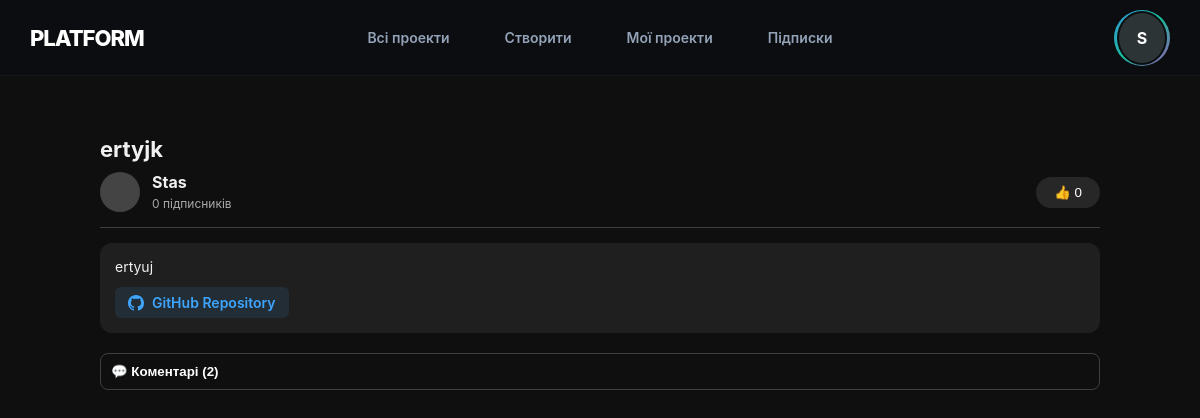
Before: /project/1/ (signed in) with the older database file.
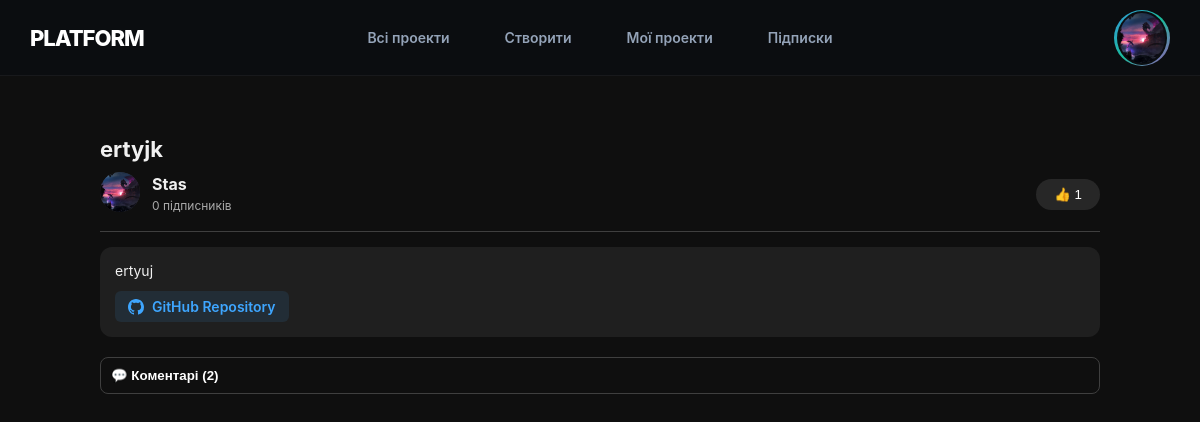
After: the same page with the newer database file.
### platformuser/models.py (models this page shows, shortened)
class User(AbstractUser):
    ROLE_CHOICES = (
        ("user","User"),
        ("admin","Admin"),
    )
    role = models.CharField(max_length=10, choices=ROLE_CHOICES, default="user")
    avatar = models.ImageField(upload_to="avatars/", blank=True, null=True)
    bio = models.TextField(blank=True)
    is_verified = models.BooleanField(default=False)

class Project(models.Model):
    STATUS_CHOICES = (
        ("idea","Idea"),
        ("in_progress","In progress"),
        ("mvp","Mvp"),
    )
    owner = models.ForeignKey(settings.AUTH_USER_MODEL,on_delete=models.CASCADE,related_name="projects")
    title = models.CharField(max_length=200)
    description = models.TextField()
    status = models.CharField(max_length=20,choices=STATUS_CHOICES,default="idea")
    git_url = models.URLField(blank=True)
    image = models.ImageField(upload_to="projects/images/", blank=True, null=True)
    file = models.FileField(upload_to="projects/files/", blank=True, null=True)
    tags = models.ManyToManyField(ProjectTag, blank=True)
    created_a = models.DateField(auto_now_add=True)
    updated_a = models.DateField(auto_now=True)

### platformuser/views.py (the view)
# urls.py: path("project/<int:project_id>/", views.project_details, name="project_details"),
def project_details(request, project_id):
    try:
        project = Project.objects.get(pk=project_id)
    except Project.DoesNotExist:
        return redirect("show_projects")
    comments = project.comments.all()
    return render(request, "projects/detail.html", {"project": project,"comments": comments})

### platformuser/templates/projects/detail.html (shortened to what this page needs)
{% extends "projects/base.html" %}
{% block content %}
<div class="video-container">
    <div class="video-title">{{ project.title }}</div>
    <div class="video-meta">
        <div class="author-box">
            <a href="{% url 'user_profile' project.owner.id %}">
                {% if project.owner.avatar %}
                <img src="{{ project.owner.avatar.url }}" class="author-avatar">
                {% else %}
                <div class="author-avatar" style="background: #444;"></div>
                {% endif %}
            </a>
            <div class="author-info">
                <b>{{ project.owner.username }}</b>
                <span>{{ project.owner.subscribers.count }} підписників</span>
            </div>
        </div>
        <form method="post" action="{% url 'like_project' project.id %}">
            <button class="like-btn">👍 {{ project.likes.count }}</button>
        </form>
    </div>
    <div class="description-box">
        <div class="description-text">{{ project.description }}</div>
        {% if project.git_url %}
        <a href="{{ project.git_url }}" target="_blank" class="github-link">
            GitHub Repository
        </a>
        {% endif %}
    </div>
    <button class="toggle-comments-btn" onclick="toggleComments()">
        💬 Коментарі ({{ comments.count }})
    </button>
</div>
{% endblock %}

### platformuser/templates/projects/base.html (shortened to what this page needs)
<!DOCTYPE html>
<html lang="uk">
<head>
</head>
<body>
<header>
    <div class="nav-wrapper">
        <a href="/" class="logo">Platform</a>
        <div class="nav-center">
            <nav class="projects-nav">
                <a class="toggle-btn {% if request.resolver_match.url_name == 'show_projects' %}active{% endif %}" href="{% url 'show_projects' %}">Всі проекти</a>
                <a class="toggle-btn {% if request.resolver_match.url_name == 'create_project' %}active{% endif %}" href="{% url 'create_project' %}">Створити</a>
                <a class="toggle-btn {% if request.resolver_match.url_name == 'my_projects' %}active{% endif %}" href="{% url 'my_projects' %}">Мої проекти</a>
                <a class="toggle-btn {% if request.resolver_match.url_name == 'feed' %}active{% endif %}" href="{% url 'feed' %}"> Підписки</a>
            </nav>
        </div>
        <div class="nav-right">
            <div class="user-menu">
                {% if request.user.is_authenticated %}
                <div class="avatar-wrapper" id="avatarWrapper">
                    <div class="avatar-inner">
                        {% if request.user.avatar %}
                            <img src="{{ request.user.avatar.url }}" class="avatar-img">
                        {% else %}
                            <div class="avatar-placeholder">{{ request.user.username|first|upper }}</div>
                        {% endif %}
                    </div>
                </div>
                {% else %}
                <a href="{% url 'auth' %}" class="toggle-btn active">Login</a>
                {% endif %}
            </div>
        </div>
    </div>
</header>
<div class="container">
    {% block content %}{% endblock %}
</div>
</body>
</html>

Changed rows visible on the page:
changed User: user.avatar: picture added; user.username|first "S" → (not shown)
changed through a linked row, Project "ertyjk": owner.avatar: picture added; likes.count "0" → "1"
